Frame 1 (no input): blank canvas, image omitted
Frame 60 (no input): blank canvas, image omitted
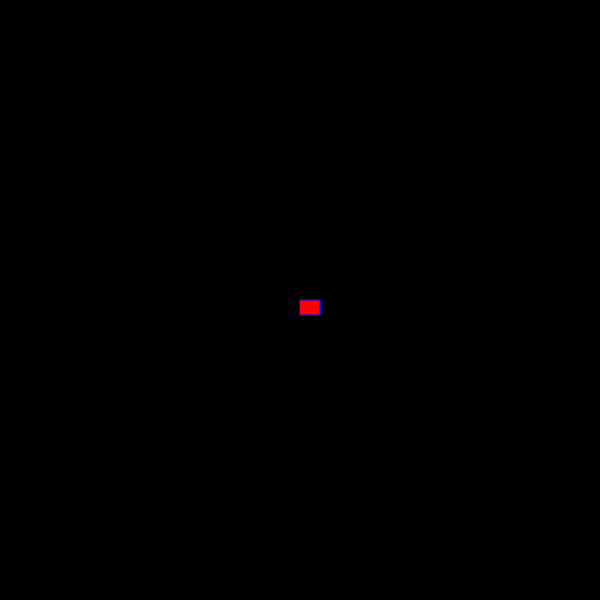
Frame 120 (the mouse pressed at the canvas centre since frame 60)

The p5.js sketch whose frames 1 and 60 were blank and that drew this single picture after the mouse press (run headless with seeded random() and noise() and a simulated clock; from frame 60 on, the mouse is pressed at the canvas centre):

// p5.js sketch
// ── sketch.js
function setup() {
    createCanvas(600, 600);
    background("black");
  }
  
  function draw() {
    stroke("blue")
    fill("red")
    
    if(mouseIsPressed){
    rect(mouseX, mouseY, 20, 15);
  }
  }
